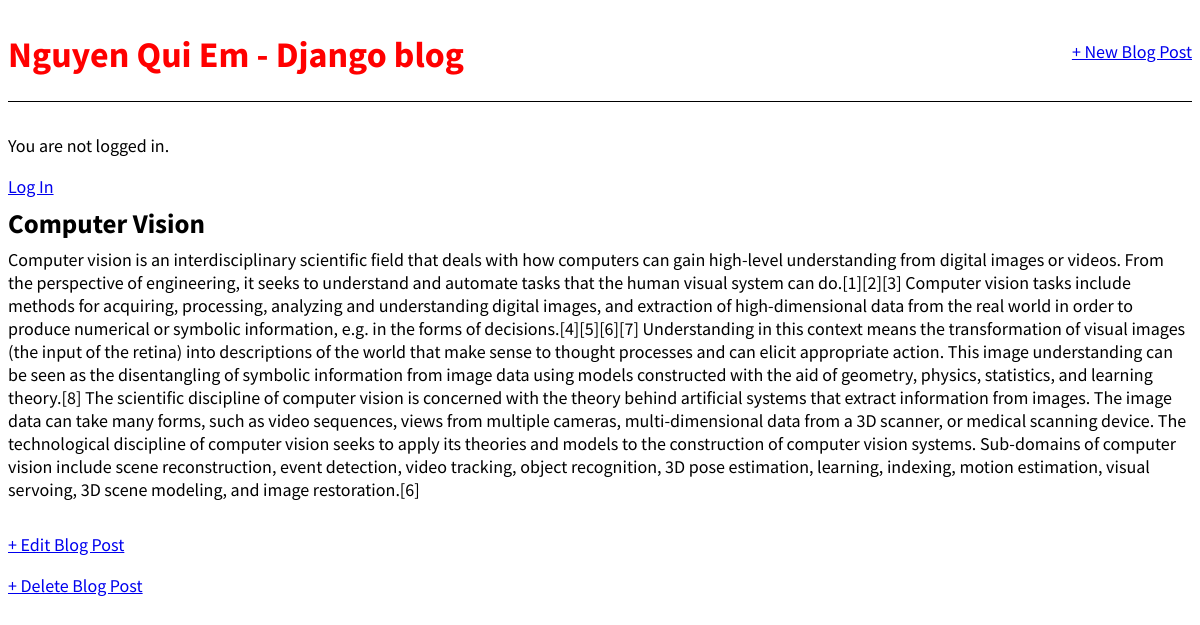
The page /post/8/ on the database its author committed.
### blog/models.py (models this page shows, shortened)
class Post(models.Model):
    title = models.CharField(max_length=200)
    author = models.ForeignKey('auth.User',
    on_delete=models.CASCADE,
    )
    body = models.TextField()

### blog/views.py (the view)
# urls.py: path('post/<int:pk>/', BlogDetailView.as_view(), name='post_detail'),
class BlogDetailView(DetailView):
    model = Post
    template_name = 'post_detail.html'

### templates/post_detail.html
{% extends 'base.html' %}
{% block content %}
    <div class="post-entry">
        <h2>{{ post.title }}</h2>
        <p>{{ post.body }}</p>
    </div>
    <p></p><a href="{% url 'post_edit' post.pk %}">+ Edit Blog Post</a></p>
    <p><a href="{% url 'post_delete' post.pk %}">+ Delete Blog Post</a></p>
    {% endblock content %}

### static/css/base.css (style rules this page uses)
body { font-family: 'Source Sans Pro', sans-serif; font-size: 18px; }
.post-entry { margin-bottom: 2rem; }
.post-entry h2 { margin: 0.5rem 0; }
.post-entry p { margin: 0; font-weight: 400; }

### rows shown on the page
Post: title "Computer Vision", body "Computer vision is an interdisciplinary scientific field that deals with how computers can gain high-level understanding from digital images or videos. From the perspective of engineering, it seeks to understand and automate tasks that the human visual system can do.[1][2][3] Computer vision tasks include methods for acquiring, processing, analyzing and understanding digital images, and extraction of high-dimensional data from the real world in order to produce numerical or symbolic information, e.g. in the forms of decisions.[4][5][6][7] Understanding in this context means the transformation of visual images (the input of the retina) into descriptions of the world that make sense to…"
